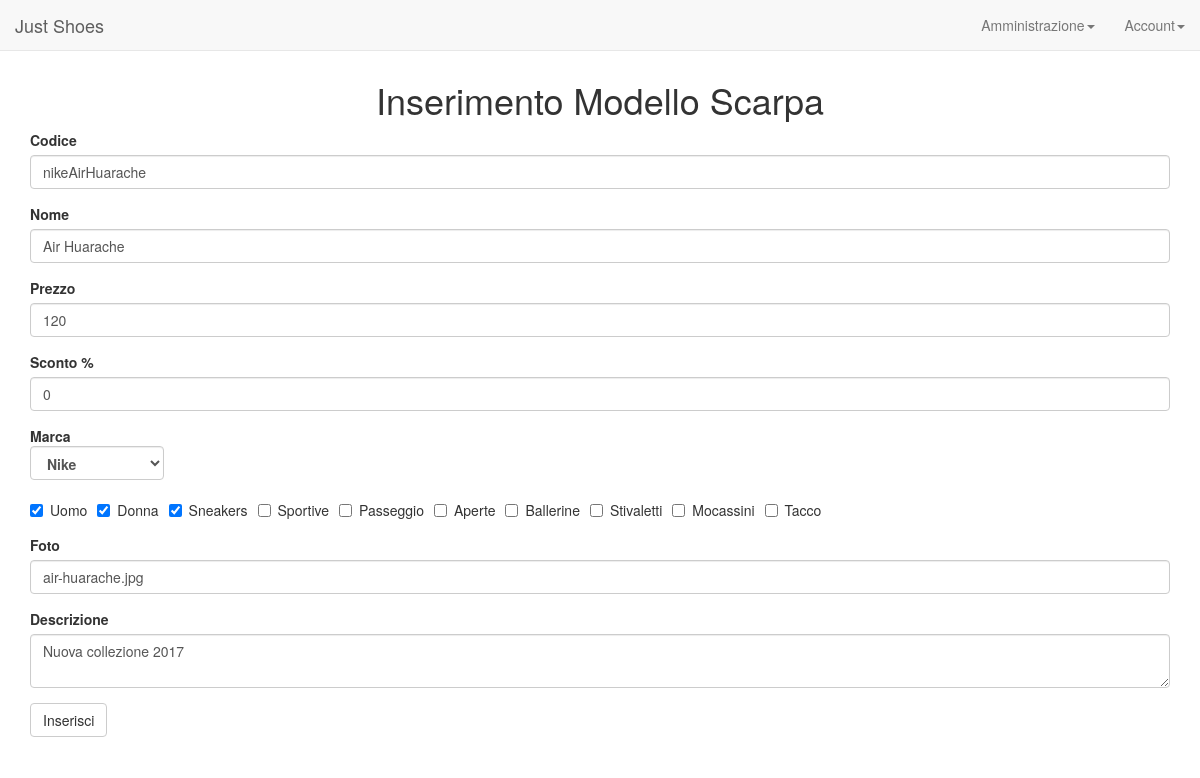
Screenshot of /admin/modifica-scarpe.php?id=27 (signed in) with the database file from the repository.
### tables this page shows
CREATE TABLE `Scarpa` (
  `id_scarpa` int(10) NOT NULL,
  `codice` varchar(20) NOT NULL,
  `nome` varchar(100) NOT NULL,
  `prezzo` float DEFAULT NULL,
  `sconto` float NOT NULL,
  `id_marca` int(10) DEFAULT NULL,
  `foto` varchar(100) DEFAULT NULL,
  `descrizione` varchar(1000) NOT NULL,
  `attivo` int(11) NOT NULL
);

CREATE TABLE `Categoria` (
  `id_categoria` int(10) NOT NULL,
  `nome` varchar(50) DEFAULT NULL
);

### admin/modifica-scarpe.php (the view, shortened to what this page needs)
<?php
  include_once("../config.php");
  include_once("../header.php");
  $id_scarpa = $_GET["id"];
  $scarpa = $mysqli->query("SELECT *
                            FROM Scarpa
                            WHERE id_scarpa = $id_scarpa")
                           ->fetch_array(MYSQLI_ASSOC);
?>
<div class="container">
  <h1 align="center">Inserimento Modello Scarpa</h1>
  <form id="inserimento-scarpa" method="post" action=<?php echo "'modifica-scarpe.php?id=$id_scarpa'"; ?>>
    <div class="form-group">
      <label for="codice">Codice</label>
      <input type="text" name="codice" class="form-control" value=<?php echo "'$scarpa[codice]'"; ?>></input>
    </div>
    <div class="form-group">
      <label for="nome">Nome</label>
      <input type="text" name="nome" class="form-control" value=<?php echo "'$scarpa[nome]'"; ?>></input>
    </div>
    <div class="form-group">
      <label for="prezzo">Prezzo</label>
      <input type="text" name="prezzo" class="form-control" value=<?php echo "'$scarpa[prezzo]'"; ?>></input>
    </div>
     <div class="form-group">
      <label for="sconto">Sconto %</label>
      <input id="scontoInput" type="text" name="sconto" class="form-control" value=<?php echo "'$scarpa[sconto]'"; ?>></input>
    </div>
    <div class="form-group">
      <label>Marca
        <select name="marca" class="form-control">
          <?php
            $marche = $mysqli->query("SELECT *
                                      FROM Marca");
            while($marca = $marche->fetch_array(MYSQLI_ASSOC)) {
              if($scarpa["id_marca"] == $marca["id_marca"]){
                echo "<option value='$marca[id_marca]' selected>$marca[nome]</option>";
              }
              else {
                echo "<option value='$marca[id_marca]' >$marca[nome]</option>";
              }
            }
          ?>
        </select>
      </label>
    </div>
    <div class="form-group">
      <?php
        $categorie_si = $mysqli->query("SELECT Categoria.id_categoria, nome
                                     FROM Scarpa_Categoria
                                     JOIN Categoria ON Scarpa_Categoria.id_categoria = Categoria.id_categoria
                                     WHERE id_scarpa = $scarpa[id_scarpa]");
        if($categorie_si){
          while($categoria = $categorie_si->fetch_array(MYSQLI_ASSOC)) {
              echo "<label class='checkbox-inline'>
                    <input type='checkbox' name='categorie[]' value=$categoria[id_categoria] checked></input>
                      $categoria[nome]
                    </label>";
          }
        }
        $categorie_no = $mysqli->query("SELECT id_categoria, nome
                                        FROM Categoria
                                        WHERE id_categoria
                                        NOT IN (SELECT id_categoria
                                                FROM Scarpa_Categoria
                                                WHERE id_scarpa =$scarpa[id_scarpa])");
        if($categorie_no){
          while($categoria = $categorie_no->fetch_array(MYSQLI_ASSOC)) {
              echo "<label class='checkbox-inline'>
                    <input type='checkbox' name='categorie[]' value=$categoria[id_categoria]></input>
                      $categoria[nome]
                    </label>";
          }
        }
      ?>
    </div>
    <div class="form-group">
      <label for="foto">Foto</label>
      <input type="text" name="foto" class="form-control"  value=<?php echo "'$scarpa[foto]'"; ?>></input>
    </div>
    <div class="form-group">
      <label for="foto">Descrizione</label>
      <textarea name="descrizione" class="form-control" value=<?php echo "'$scarpa[descrizione]'"; ?>><?php echo $scarpa['descrizione']; ?></textarea>
    </div>
    <button id="submitBtn" class="btn btn-default" onclick="submit()">Inserisci</button>
  </form>
</div>

### rows the page displays
scarpa: codice "nikeAirHuarache", nome "Air Huarache", prezzo "120", sconto "0", foto "air-huarache.jpg", descrizione "Nuova collezione 2017"
categoria: nome "Uomo"
categoria: nome "Donna"
categoria: nome "Sneakers"
categoria: nome "Sportive"
categoria: nome "Passeggio"
categoria: nome "Aperte"
categoria: nome "Ballerine"
categoria: nome "Stivaletti"
categoria: nome "Mocassini"
categoria: nome "Tacco"

### other values shown
form field marca "Nike"
